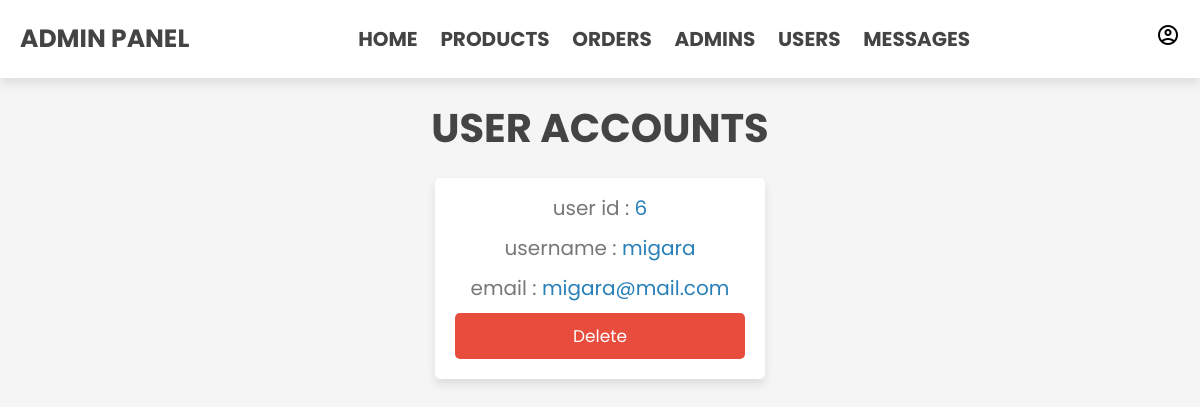
Screenshot of /admin/users_accounts.php (signed in) with the database file from the repository.
### tables this page shows
CREATE TABLE IF NOT EXISTS `users` (
  `id` int(100) NOT NULL AUTO_INCREMENT,
  `name` varchar(20) NOT NULL,
  `email` varchar(50) NOT NULL,
  `password` varchar(50) NOT NULL,
  PRIMARY KEY (`id`)
);

### admin/users_accounts.php (the view, shortened to what this page needs)
<?php
include '../components/connect.php';
?>
<!DOCTYPE html>
<html lang="en">
<head>
   <link rel="stylesheet" href="../css/admin_style.css">
</head>
<body>
<?php include '../components/admin_header.php'; ?>
<section class="accounts">
   <h1 class="heading">user accounts</h1>
   <div class="box-container">
   <?php
      $select_accounts = $conn->prepare("SELECT * FROM `users`");
      $select_accounts->execute();
      if($select_accounts->rowCount() > 0){
         while($fetch_accounts = $select_accounts->fetch(PDO::FETCH_ASSOC)){
   ?>
   <div class="box">
      <p> user id : <span><?= $fetch_accounts['id']; ?></span> </p>
      <p> username : <span><?= $fetch_accounts['name']; ?></span> </p>
      <p> email : <span><?= $fetch_accounts['email']; ?></span> </p>
      <a href="users_accounts.php?delete=<?= $fetch_accounts['id']; ?>" onclick="return confirm('delete this account? the user related information will also be delete!')" class="delete-btn">delete</a>
   </div>
   <?php
         }
      }else{
         echo '<p class="empty">no accounts available!</p>';
      }
   ?>
   </div>
</section>
</body>
</html>

### css/admin_style.css (style rules this page uses)
:root { --main-color:#2980b9; --orange:#f39c12; --red:#e74c3c; --black:#444; --white:#fff; --light-color:#777; --light-bg:#f5f5f5; --border:.2rem solid var(--black); --box-shadow:0 .5rem 1rem rgba(0,0,0,.1); }
* { font-family: 'Poppins', sans-serif; margin:0; padding:0; box-sizing: border-box; outline: none; border:none; text-decoration: none; }
html { font-size: 62.5%; overflow-x: hidden; }
body { background-color: var(--light-bg); }
section { padding:2rem; max-width: 1200px; margin:0 auto; }
.heading { font-size: 4rem; color:var(--black); margin-bottom: 2rem; text-align: center; text-transform: uppercase; }
.btn, .delete-btn, .option-btn { display: block; width: 100%; margin-top: 1rem; border-radius: .5rem; padding:1rem 3rem; font-size: 1.7rem; text-transform: capitalize; color:var(--white); cursor: pointer; text-align: center; }
.delete-btn { background-color: var(--red); }
.accounts .box-container { display: grid; grid-template-columns: repeat(auto-fit, 33rem); gap:1.5rem; align-items: flex-start; justify-content: center; }
.accounts .box-container .box { padding:2rem; padding-top: .5rem; border-radius: .5rem; text-align: center; background-color: var(--white); box-shadow: var(--box-shadow); }
.accounts .box-container .box p { font-size: 2rem; color:var(--light-color); margin: 1rem 0; }
.accounts .box-container .box p span { color:var(--main-color); }

### rows the page displays
users: id "6", name "migara", email "migara@mail.com"
